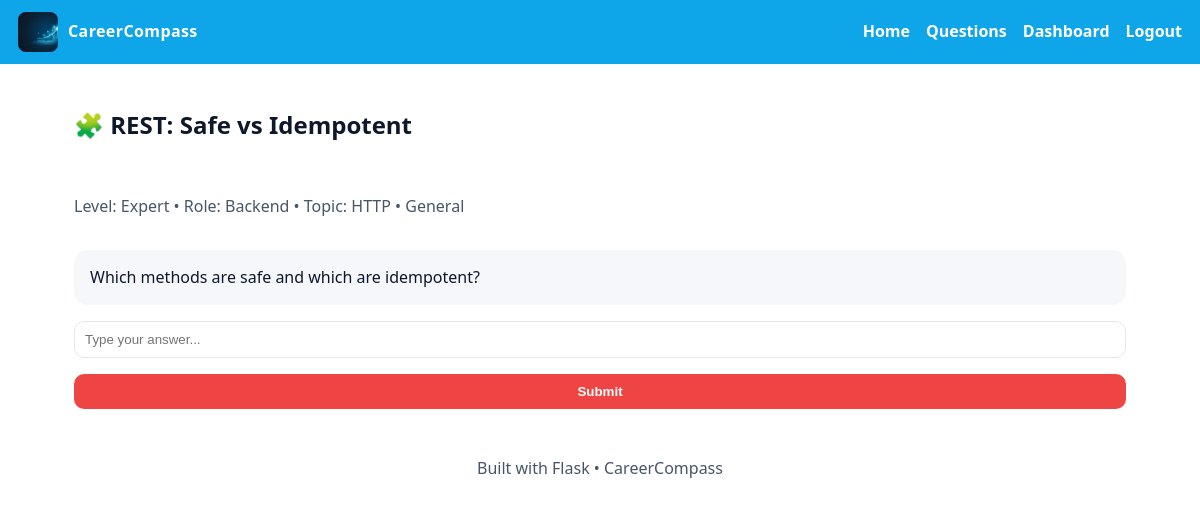
The page /question/8 (signed in) on the database its author committed.
### models.py (models this page shows)
class Question(db.Model):
    id = db.Column(db.Integer, primary_key=True)
    title = db.Column(db.String(200), nullable=False)
    body = db.Column(db.Text, nullable=False)
    type = db.Column(db.String(20), default="mcq")       # "mcq" or "short"
    level = db.Column(db.String(32), default="Beginner")  # Beginner/Intermediate/Expert
    role = db.Column(db.String(64), default="SDE")        # SDE, Backend, Data Analyst, etc.
    topic = db.Column(db.String(64), default="Arrays")
    company = db.Column(db.String(64), default="General")
    option_a = db.Column(db.Text)
    option_b = db.Column(db.Text)
    option_c = db.Column(db.Text)
    option_d = db.Column(db.Text)
    correct_option = db.Column(db.String(1))
    answer = db.Column(db.Text)
    keyword = db.Column(db.String(64))
    explanation = db.Column(db.Text)

### app.py (the view, shortened to what this page needs)
@app.route("/question/<int:qid>", methods=["GET", "POST"])
@login_required
def question_detail(qid: int):
    q = Question.query.get_or_404(qid)
    explanation_shown = False
    correct = None
    submitted = None
    return render_template("question_detail.html", q=q, submitted=submitted, correct=correct, explanation_shown=explanation_shown, title=q.title)

### app.py (called while the page is built)
@login_manager.user_loader
def load_user(user_id: str) -> Optional[User]:
    return User.query.get(int(user_id))

@app.before_request
def ensure_db_seeded():
    db.create_all()
    seed_if_empty()

### models.py (called while the page is built, shortened)
def seed_if_empty():
    if Question.query.first():
        return

### templates/question_detail.html (shortened to what this page needs)
{% extends "base.html" %}
{% block content %}
<div class="container stack">
  <h2>🧩 {{ q.title }}</h2>
  <p class="muted">Level: {{ q.level }} • Role: {{ q.role }} • Topic: {{ q.topic }} • {{ q.company }}</p>
  <div class="section">{{ q.body }}</div>
  <form method="POST" class="stack">
    {% if q.type == 'mcq' %}
      <label><input type="radio" name="answer" value="A"> A. {{ q.option_a }}</label>
      <label><input type="radio" name="answer" value="B"> B. {{ q.option_b }}</label>
      <label><input type="radio" name="answer" value="C"> C. {{ q.option_c }}</label>
      <label><input type="radio" name="answer" value="D"> D. {{ q.option_d }}</label>
    {% else %}
      <input name="answer" placeholder="Type your answer...">
    {% endif %}
    <button class="btn btn-cta" type="submit">Submit</button>
  </form>
</div>
{% endblock %}

### static/css/theme.css (style rules this page uses)
:root { --bg:#ffffff; --panel:#f5f7fb; --ink:#0f172a; --muted:#475569; --brand:#0ea5e9; --accent:#ef4444; --info:#2563eb; --good:#16a34a; --warn:#f59e0b; --pink:#db2777; --radius:14px; --gap:14px; }
* { box-sizing:border-box }
html,body { height:100% }
body { margin:0;background:var(--bg);color:var(--ink);font-family:system-ui,-apple-system,Segoe UI,Roboto,"Helvetica Neue",Arial,sans-serif;line-height:1.45 }
.container { max-width:1100px;margin:0 auto;padding:24px }
.stack { display:grid;gap:16px }
.section { background:var(--panel);border-radius:var(--radius);padding:16px }
.btn { display:inline-block;padding:10px 12px;border-radius:10px;text-decoration:none;font-weight:800;border:none;cursor:pointer }
.btn-cta { background:var(--accent);color:#fff }
input,select,textarea,button { padding:10px;border-radius:10px;border:1px solid #e5e7eb;color:inherit;background:#fff }
.muted { color:var(--muted) }

### rows shown on the page
Question: title "REST: Safe vs Idempotent", level "Expert", role "Backend", topic "HTTP", company "General", body "Which methods are safe and which are idempotent?"
